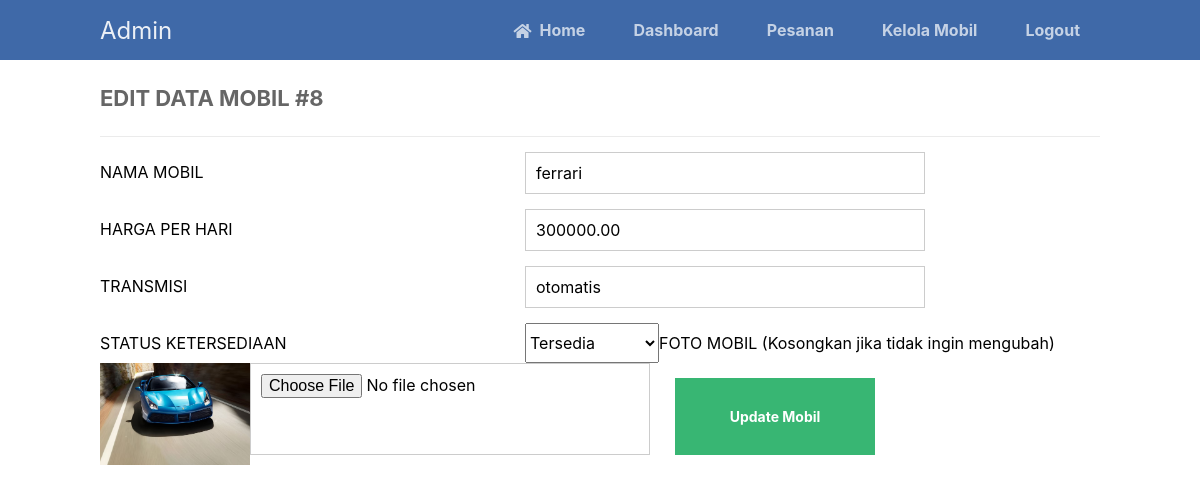
Page /update_mobil.php?id=8 on the committed database.
### tables this page shows
CREATE TABLE `car` (
  `id` int(11) NOT NULL,
  `foto` varchar(255) NOT NULL,
  `name` varchar(255) NOT NULL,
  `harga` decimal(10,2) NOT NULL DEFAULT 0.00,
  `transmisi` varchar(255) NOT NULL,
  `status` enum('tersedia','tidak_tersedia') NOT NULL DEFAULT 'tersedia'
);

### update_mobil.php (the view, shortened to what this page needs)
<?php
include 'functions.php';
$pdo = pdo_connect_mysql();
$stmt = $pdo->prepare('SELECT * FROM car WHERE id = ?');
$stmt->execute([$_GET['id']]);
$contact = $stmt->fetch(PDO::FETCH_ASSOC);
?>
<?= template_header('Edit Data Mobil') ?>
<div class="content update">
    <h2>EDIT DATA MOBIL #<?= $contact['id'] ?></h2>
    <form action="update_mobil.php?id=<?= $contact['id'] ?>" method="post" enctype="multipart/form-data">
        <label for="name">NAMA MOBIL</label>
        <input type="text" name="name" id="name" value="<?= htmlspecialchars($contact['name']) ?>" required
            placeholder="Cth: Toyota Avanza">
        <label for="harga">HARGA PER HARI</label>
        <input type="text" name="harga" id="harga"
            value="<?= htmlspecialchars(str_replace(['Rp.', ',', ' '], '', $contact['harga'])) ?>" required
            placeholder="Cth: 250000">
        <label for="transmisi">TRANSMISI</label>
        <input type="text" name="transmisi" id="transmisi" value="<?= htmlspecialchars($contact['transmisi']) ?>" required
            placeholder="Cth: Otomatis / Manual">
        <label for="status">STATUS KETERSEDIAAN</label>
        <select name="status" id="status" required>
            <option value="tersedia" <?= $contact['status'] == 'tersedia' ? 'selected' : '' ?>>Tersedia</option>
        </select>
        <label for="fotom">FOTO MOBIL (Kosongkan jika tidak ingin mengubah)</label>
        <?php if ($contact['foto']): ?>
            <img src="image/<?= htmlspecialchars($contact['foto']) ?>" width="150"
                style="margin-bottom: 5px; display: block;"><br>
        <?php endif; ?>
        <input type="file" name="fotom" id="fotom" accept="image/*">
        <input type="submit" value="Update Mobil">
    </form>
</div>
<?= template_footer() ?>

### style9.css (style rules this page uses)
* { box-sizing: border-box; font-family: -apple-system, BlinkMacSystemFont, "segoe ui", roboto, oxygen, ubuntu, cantarell, "fira sans", "droid sans", "helvetica neue", Arial, sans-serif; font-size: 16px; -webkit-font-smoothing: antialiased; -moz-osx-font-smoothing: grayscale; }
body { background-color: #FFFFFF; margin: 0; }
.content { width: 1000px; margin: 0 auto; }
.content h2 { margin: 0; padding: 25px 0; font-size: 22px; border-bottom: 1px solid #ebebeb; color: #666666; }
.update form { padding: 15px 0; display: flex; flex-flow: wrap; }
.update form label { display: inline-flex; width: 400px; padding: 10px 0; margin-right: 25px; }
.update form input { padding: 10px; width: 400px; margin-right: 25px; margin-bottom: 15px; border: 1px solid #cccccc; }
.update form input[type="submit"] { display: block; background-color: #38b673; border: 0; font-weight: bold; font-size: 14px; color: #FFFFFF; cursor: pointer; width: 200px; margin-top: 15px; }

### rows in the picture
car: id "8", name "ferrari", harga "300000.00", transmisi "otomatis", status "Tersedia", foto (picture)
